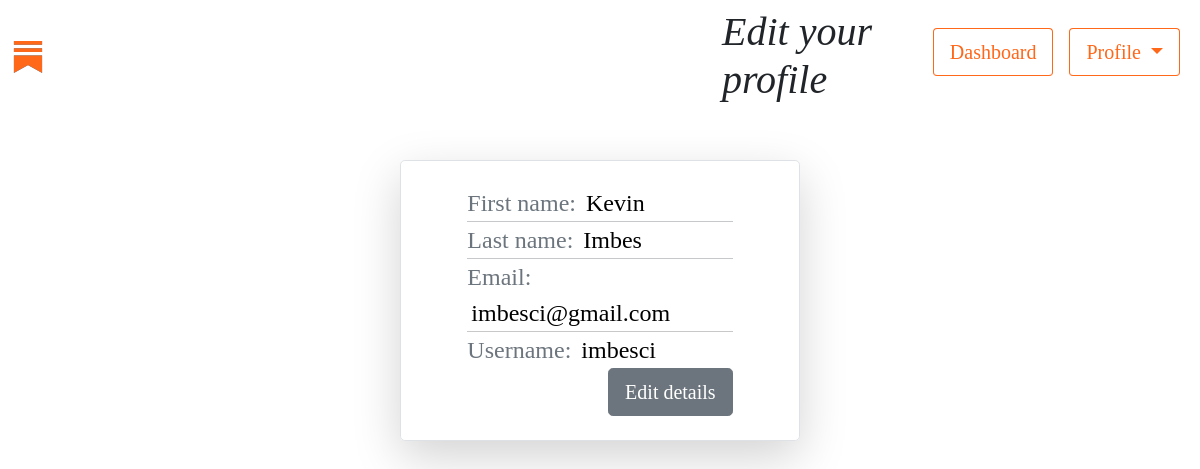
The app's page /accounts/details/ (signed in), older data.
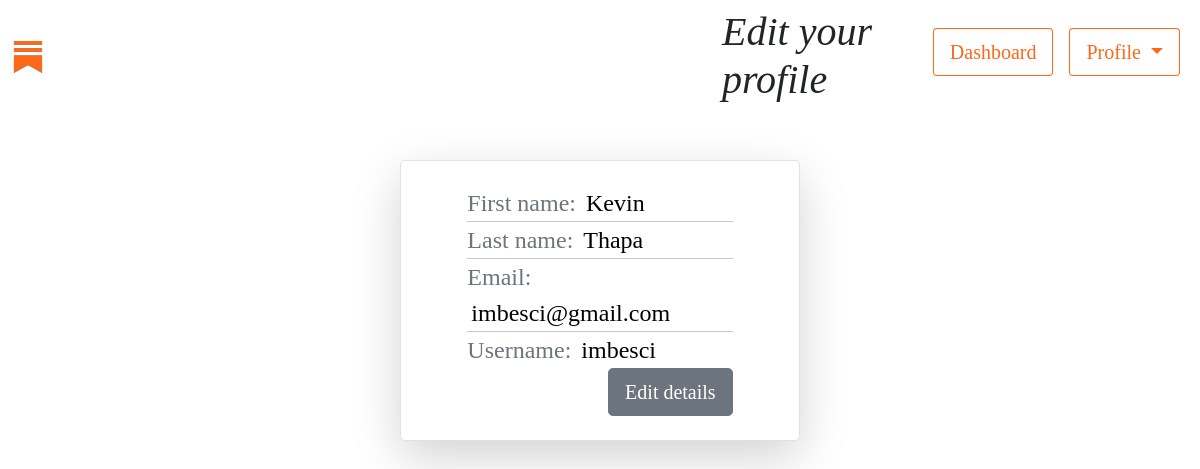
The same page, newer data.
### accounts/models.py (models this page shows, shortened)
class SubstackUser(AbstractBaseUser):
    first_name     = models.CharField(verbose_name='first name', max_length=40)
    last_name      = models.CharField(verbose_name='last name', max_length=40)
    email          = models.EmailField(verbose_name='email', max_length=60, unique=True)
    username       = models.CharField(max_length=30, unique=True)
    date_joined    = models.DateTimeField(verbose_name='date joined', auto_now_add=True)
    last_login     = models.DateTimeField(verbose_name='last login', auto_now=True)
    is_admin       = models.BooleanField(default = False)
    is_active      = models.BooleanField(default = True)
    is_staff       = models.BooleanField(default = False)
    is_superuser   = models.BooleanField(default=False)
    USERNAME_FIELD = 'email'
    REQUIRED_FIELDS = ['first_name', 'last_name', 'username',]
    objects = SubstackUserManager()

### accounts/views.py (the view)
@login_required(login_url='accounts:login', redirect_field_name='auth_failed')
def show_account(request):
    pk = request.user.pk
    user = SubstackUser.objects.get(pk=pk)
    context = {
        'user' : user,
        'isDetail': True
    }
    return render(request, 'accounts/account_details.html', context)

### accounts/templates/accounts/account_details.html (shortened to what this page needs)
{% extends 'default.html' %}
{% load static %}
{% load widget_tweaks %}
{% block customcss %} <link rel="stylesheet" href="{% static 'styles.css' %}"> {% endblock customcss %}
{% block content %}
{% include 'snippets/generalheader.html' %}
{% include 'accounts/snippets/detail_snippet.html' %}
{% endblock content %}

### accounts/templates/accounts/snippets/detail_snippet.html
<div class="position-relative start-50 translate-middle-x col-4 mt-5 py-4 border shadow-lg rounded-3 " hx-target="this" hx-swap="outerHTML" style="display:block;">
    <div class="continer-fluid d-flex justify-content-center">
        <div class="col-8">
            <div class="" style="width:100%;">
                <div class="fs-4 text-muted">First name: <span class="ms-1 text-black">{{user.first_name}}</span></div>
                <hr class="bg-dark">
                <div class="fs-4 text-muted">Last name: <span class="ms-1 text-black">{{user.last_name}}</span></div>
                <hr class="bg-dark">
                <div class="fs-4 text-muted">Email: <span class="ms-1 text-black">{{user.email}}</span></div>
                <hr class="bg-dark">
                <div class="fs-4 text-muted">Username: <span class="ms-1 text-black">{{user.username}}</span></div>
            </div>
            <div class="d-flex justify-content-end">
                <button class="btn btn-lg btn-secondary " hx-get="{% url 'accounts:edit-snippet' %}">Edit details</button>
            </div>
        </div>
    </div>
</div>

Row changes from the older to the newer data that the page shows:
changed SubstackUser "Kevin": last_name "Imbes" → "Thapa"
